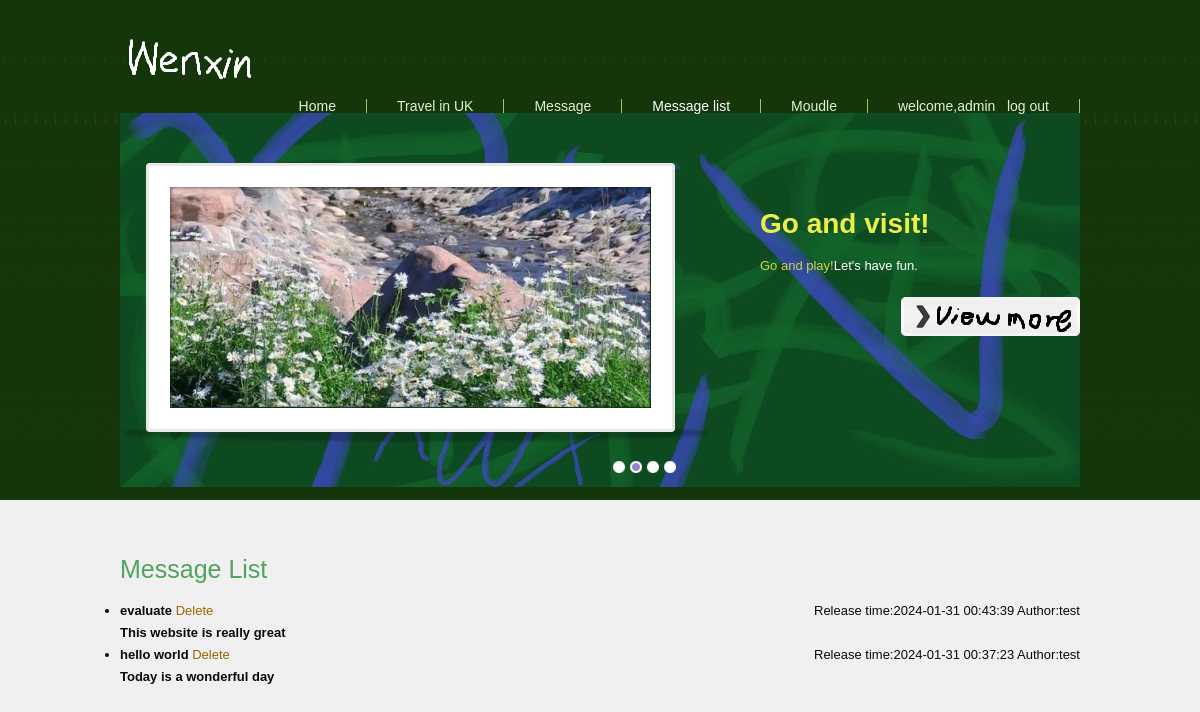
The page /messagelist.php (signed in) on the database its author committed.
### tables this page shows
CREATE TABLE `messages` (
  `id` int(11) NOT NULL COMMENT 'id',
  `title` varchar(100) NOT NULL COMMENT 'title',
  `content` text NOT NULL COMMENT 'content',
  `name` varchar(50) NOT NULL COMMENT 'username',
  `addtime` timestamp NOT NULL DEFAULT CURRENT_TIMESTAMP COMMENT 'time'
);

### messagelist.php (the view, shortened to what this page needs)
<!DOCTYPE html>
<html lang="en">
<link rel="stylesheet" href="css/style.css">
<html>
<head>
    <link href="css/style.css" rel="stylesheet" type="text/css"/>
    <link rel="stylesheet" type="text/css" href="css/contentslider.css"/>
    <link rel="stylesheet" type="text/css" href="css/gallery_slider.css"/>
</head>
<body>
<div id="wrapper">
    <div id="header">
        <div id="site_title"><h1><a href="#"></a></h1></div>
        <div id="menu">
            <ul>
                <li><a href="index.php">Home</a></li>
                <li><a href="uk-visit.php">Travel in UK</a></li>
                <li><a href="message.php">Message</a></li>
                <li><a href="messagelist.php" class="current">Message list</a></li>
                <li><a href="module.php">Moudle</a></li>
                <?php
                if (isset($_SESSION['admin_user'])) {
                    echo '<li><a class="adduser" href="dologin.php?a=logout">welcome,' . $_SESSION['admin_user']['name'] . ' &nbsp;&nbsp;log out</a></li>';
                } else {
                    ?>
                    <li><a href="login.html">Log in</a></li>
                    <li><a href="register.html">Register</a></li>
                    <?php
                }
                ?>
            </ul>
        </div>
    </div>
    <div id="middle">
        <div id="mid_img_wrap"><span></span>
            <div id="slider1" class="sliderwrapper">
                <div class="contentdiv">
                </div>
            </div>
            <div id="paginate-slider1" class="pagination">
            </div>
        </div>
        <div id="mid_right">
            <div id="mid_title">Go and visit!</div>
            <p><a href="#">Go and play!</a>Let's have fun.</p>
            <a class="view_port" href="#"></a>
        </div>
    </div>
    <div id="main">
        <div class="content_box">
            <h2><span>Message List</span></h2>
            <ul class="ullist">
                <?php
                $link = @mysqli_connect(HOST, USER, PASS) or die('数据库连接失败');
                mysqli_select_db($link, DBNAME);
                mysqli_set_charset($link, 'utf8');
                $sql = "select * from  messages  order by addtime desc ";
                $result = mysqli_query($link, $sql);
                while ($row = mysqli_fetch_assoc($result)) {
                    ?>
                    <li><?php echo $row['title']; ?>
                        <?php
                        if ($_SESSION['admin_user']['role'] == 1) {
                            echo "<a href='del.php?id=" . $row['id'] . "'>Delete</a>";
                        }
                        ?>
                        <div class="time">
                            <span> Release time:<?php echo $row['addtime']; ?></span><span> Author:<?php echo $row['name']; ?></span>
                        </div>
                        <br>
                        <?php echo $row['content']; ?>
                    </li>
                    <?php
                }
                ?>
            </ul>
        </div>
    </div>
</div>
</body>
</html>

### css/style.css (style rules this page uses)
body { margin: 0; padding: 0; color: #0a0a0a; font-family: Tahoma, Geneva, sans-serif; font-size: 13px; line-height: 1.7em; background-color: #f0f0f0 ; background-image: url(../images/body.png); background-repeat: repeat-x; background-position: top }
a, a:link, a:visited { color: #996600; font-weight: 400; text-decoration: none; }
p { margin: 0 0 10px 0; padding: 0; }
h1, h2, h3, h4, h5, h6 { color: #89a313; font-weight: normal; }
h1 { font-size: 28px; margin: 0 0 20px 0; padding: 5px 0 }
h2 { font-size: 25px; margin: 0 0 15px 0; padding: 5px 0; }
h2 span { color: #51a45f }
#wrapper { width: 960px; padding: 0 10px; margin: 0 auto }
#header { width: 960px; height: 85px; padding: 20px 0 0; }
#site_title { float: left; }
#site_title h1 { margin: 0; padding: 0 }
#site_title h1 a { display: block; width: 163px; height: 59px; color: #fff; text-indent: -10000px; background: url(../images/logo.png) no-repeat }
#menu { float: right; margin-top: 20px; }
#menu ul { margin: 0; padding: 0; list-style: none; }
#menu ul li { padding: 0; margin: 0; display: inline; }
#menu ul li a { float: left; display: block; padding: 0 30px; line-height: 14px; font-size: 14px; text-align: center; text-decoration: none; color: #e1f1ce; font-weight: 400; outline: none; border-right: 1px solid #8ecb6b; }
#menu ul li a:hover, #menu ul li .current { color: #fff }
#middle { clear: both; width: 960px; height: 325px; padding: 50px 0 0; background: url(../images/middle.jpg) no-repeat }
#mid_img_wrap { float: left; position: relative; width: 491px; height: 282px; padding: 24px 50px; }
#mid_img_wrap span { position: absolute; width: 591px; height: 282px; top: 0; left: 0; z-index: 10000; background: url(../images/slider_frame.png) no-repeat }
#mid_right { float: right; margin-top: 50px; width: 320px; color: #fff; }
#mid_right a { color: #d2d24d; }
#mid_right p { margin-bottom: 20px }
#mid_title { color: #eeee4a; font-size: 28px; font-weight: 700; margin-bottom: 20px }
#mid_right a.view_port { display: block; float: right; width: 179px; height: 39px; background: url(../images/view_port.png) no-repeat }
#main { clear: both; width: 960px; padding: 60px 0 0 }
.content_box { margin-bottom: 40px }
.ullist { margin:0; padding:0; font-weight:bold; }
.time { font-weight:normal; float:right; }

### css/contentslider.css (style rules this page uses)
.sliderwrapper { position: relative; overflow: hidden; width: 480px; height: 260px; }
.sliderwrapper .contentdiv { visibility: hidden; position: absolute; left: 0; top: 0; width: 480px; height: 100%; filter:progid:DXImageTransform.Microsoft.alpha(opacity=100); -moz-opacity: 1; opacity: 1; }
.pagination { position: absolute; bottom: 20px; right: 30px; }

### rows shown on the page
messages: title "evaluate", addtime "2024-01-31 00:43:39", name "test", content "This website is really great"
messages: title "hello world", addtime "2024-01-31 00:37:23", name "test", content "Today is a wonderful day"

### other values the page prints
$_SESSION['admin_user']['name'] "admin"
